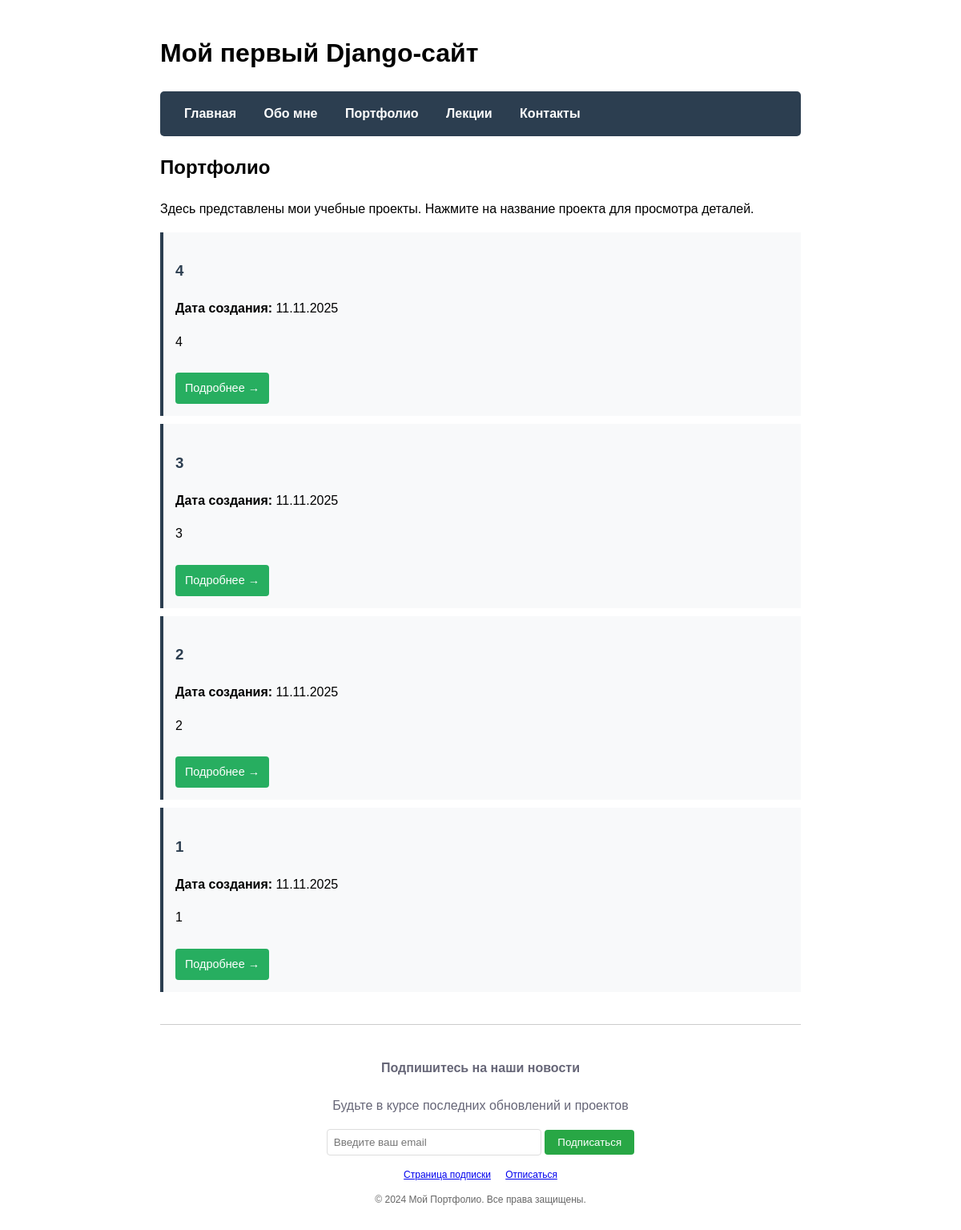
The page /portfolio/ on the database its author committed.
### main/models.py (models this page shows, shortened)
class Project(models.Model):
    title = models.CharField(max_length=200, verbose_name='Название проекта')
    description = models.TextField(verbose_name='Описание проекта')
    created_at = models.DateTimeField(auto_now_add=True, verbose_name='Дата создания')
    class Meta:
        verbose_name = 'Проект'
        verbose_name_plural = 'Проекты'

### main/views.py (the view)
# urls.py: path('portfolio/', views.portfolio, name='portfolio'),
def portfolio(request):
    projects = Project.objects.all().order_by('-created_at')
    context = {
        'title': 'Портфолио',
        'projects': projects
    }
    return render(request, 'main/portfolio.html', context)

### main/templates/main/portfolio.html
{% extends 'main/layout.html' %}
{% block content %}
<h2>{{ title }}</h2>
<p>Здесь представлены мои учебные проекты. Нажмите на название проекта для просмотра деталей.</p>
{% for project in projects %}
<div class="project">
    <h3>
        <a href="{% url 'project_detail' project.id %}">
            {{ project.title }}
        </a>
    </h3>
    <p><strong>Дата создания:</strong> {{ project.created_at|date:"d.m.Y" }}</p>
    <p>{{ project.description|truncatewords:30 }}</p>
    <a href="{% url 'project_detail' project.id %}" class="btn-details">Подробнее →</a>
</div>
{% empty %}
<p>Проектов пока нет. Они скоро появятся!</p>
{% endfor %}
{% endblock %}

### main/templates/main/layout.html (style rules this page uses)
body { font-family: Arial, sans-serif; max-width: 800px; margin: 0 auto; padding: 20px; line-height: 1.6; }
.project { background: #f8f9fa; padding: 15px; margin: 10px 0; border-left: 4px solid #2c3e50; }
.btn-details { display: inline-block; padding: 8px 12px; background-color: #27ae60; color: white; text-decoration: none; border-radius: 4px; font-size: 0.9em; margin-top: 10px; }
.project h3 a, .lecture h3 a { color: #2c3e50; text-decoration: none; }

### rows shown on the page
Project: title "4", created_at "11.11.2025", description "4"
Project: title "3", created_at "11.11.2025", description "3"
Project: title "2", created_at "11.11.2025", description "2"
Project: title "1", created_at "11.11.2025", description "1"

### other values the page prints
{{ title }} "Портфолио"
